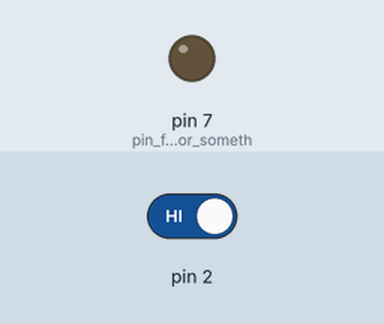
Simulated run of this sketch. Board: Arduino Uno, built with avr-gcc and run on an emulated ATmega328P. Shown: output pins drawn as LEDs (lit = HIGH). Inputs (shaded band) come from the test bench; at power-on: pin 2 HIGH.

Above: at 1.2 s.
1.3 s: pin 2 driven LOW
At 2.3 s:
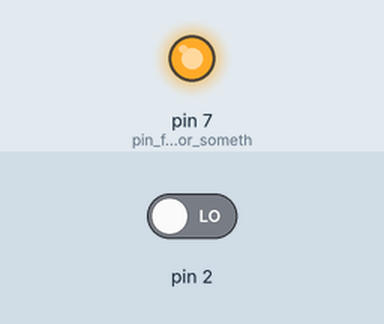
Timing chart, 0 to 4.3 s (numbered marks = the images above; inputs shaded):
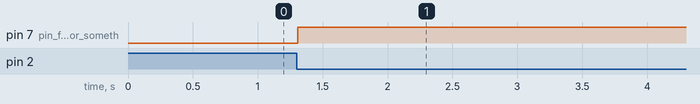

Measured:
- after the input at 1.3 s, pin 7 (pin_for_the_led_or_someth): LOW → HIGH at once

The sketch:

Sesor_button.ino
```cpp
//Sensor button:

boolean ledState = 0;
boolean buttonWasUp = true;

void setup() {
  pinMode(7, OUTPUT); // pin for the led or something else
  pinMode(3, INPUT_PULLUP); // pin for ttp223
}

void loop() {
  // узнаем состояние кнопки
  boolean buttonIsUp = digitalRead(2);

  // если кнопка нажата меняем состояние пина 7
  if (buttonWasUp && !buttonIsUp) {
    delay(10);
    buttonIsUp = digitalRead(2);
    if (!buttonIsUp) { ledState = !ledState; }
  }
  buttonWasUp = buttonIsUp;

  digitalWrite(7, ledState);
}
```
